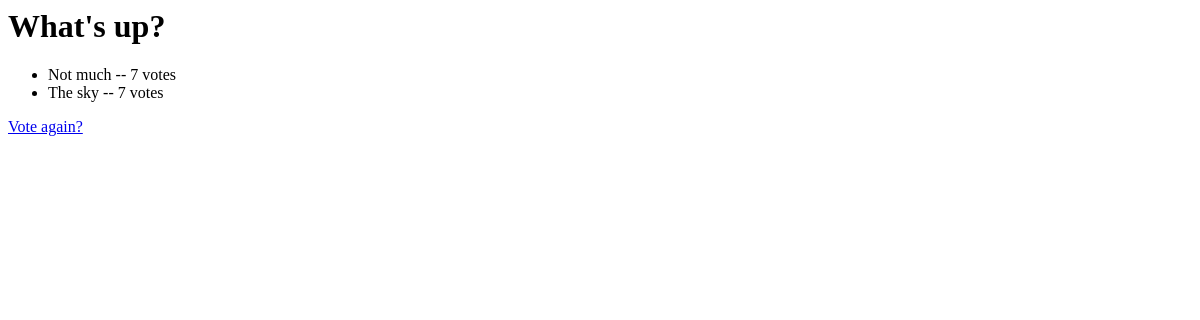
/polls/1/results/, run on an earlier commit of the app's database.
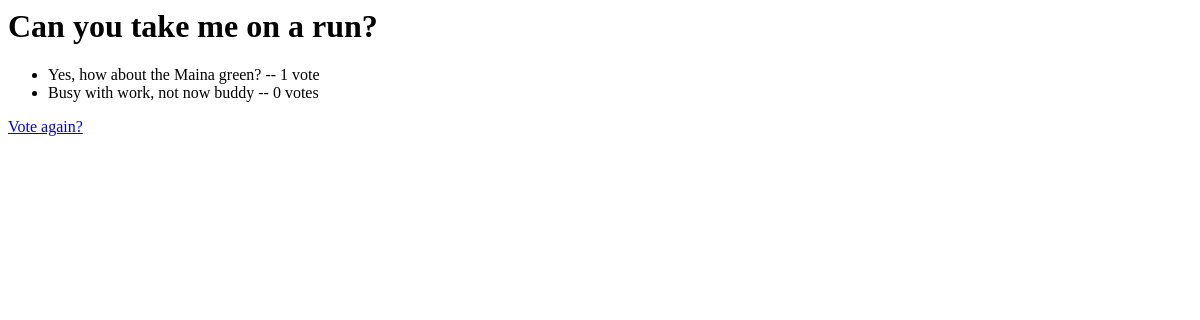
And on a later commit of the database.
### polls/models.py (models this page shows, shortened)
class Question(models.Model):
    question_text = models.CharField(max_length=200)
    pub_date = models.DateTimeField('date published')

class Choice(models.Model):
    question = models.ForeignKey(Question, on_delete=models.CASCADE)
    choice_text = models.CharField(max_length=200)
    votes = models.IntegerField(default=0)

### polls/views.py (the view)
# urls.py: path('<int:pk>/results/', views.ResultsView.as_view(), name='results'),
class ResultsView(generic.DetailView):
    model = Question
    template_name = 'polls/results.html'

### polls/templates/polls/results.html
<h1>{{ question.question_text }}</h1>
<ul>
{% for choice in question.choice_set.all %}
    <li>{{ choice.choice_text }} -- {{ choice.votes }} vote{{ choice.votes|pluralize }}</li>
{% endfor %}
</ul>
<a href="{% url 'polls:detail' question.id %}">Vote again?</a>

What changed in the data, as far as the page shows it:
removed Choice: choice_text "Not much", votes "7"
removed Choice: choice_text "The sky", votes "7"
changed Question: question_text "What's up?" → "Can you take me on a run?"
added Choice: choice_text "Yes, how about the Maina green?", votes "1"
added Choice: choice_text "Busy with work, not now buddy", votes "0"
